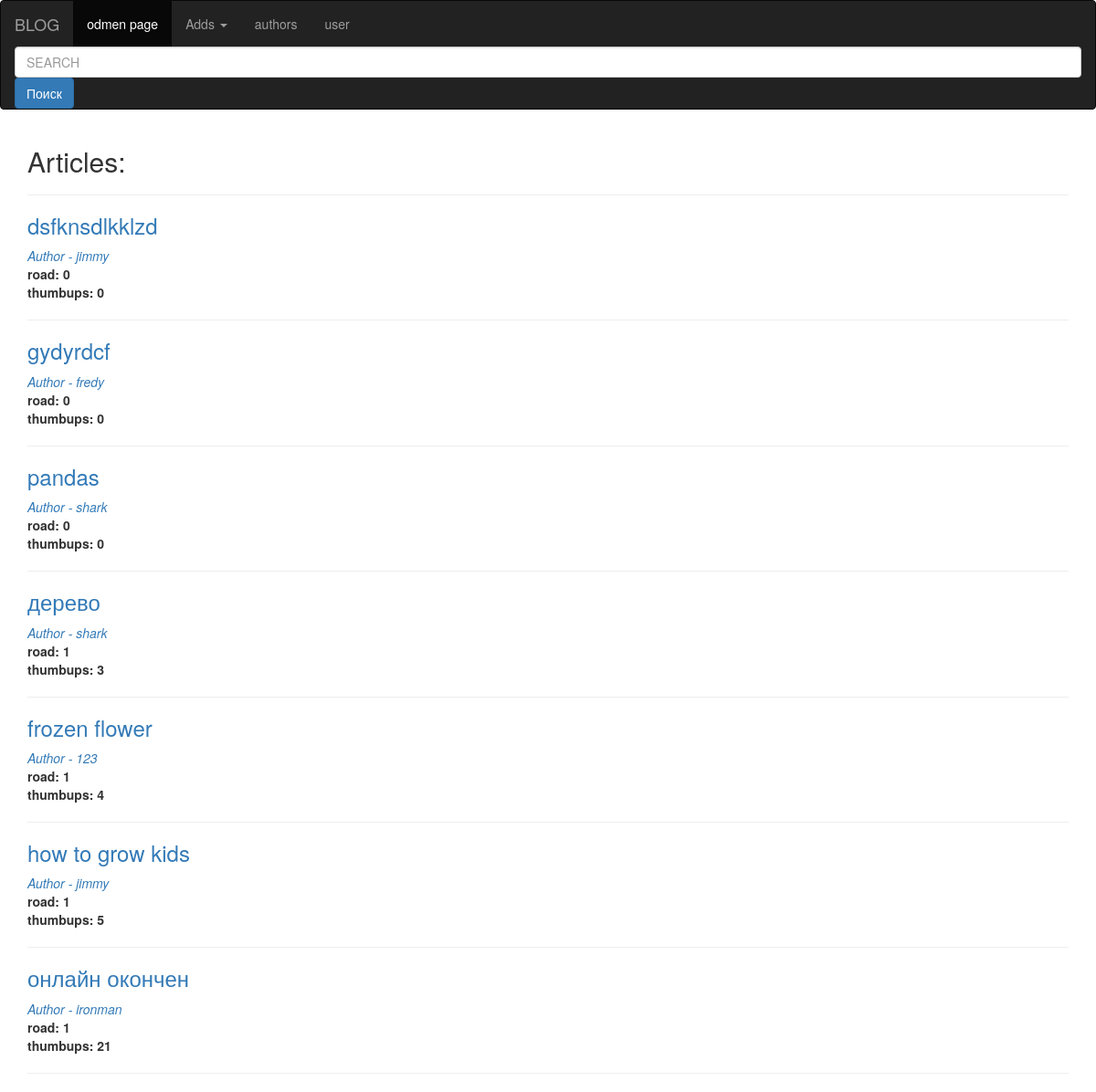
The app's page /, older data.
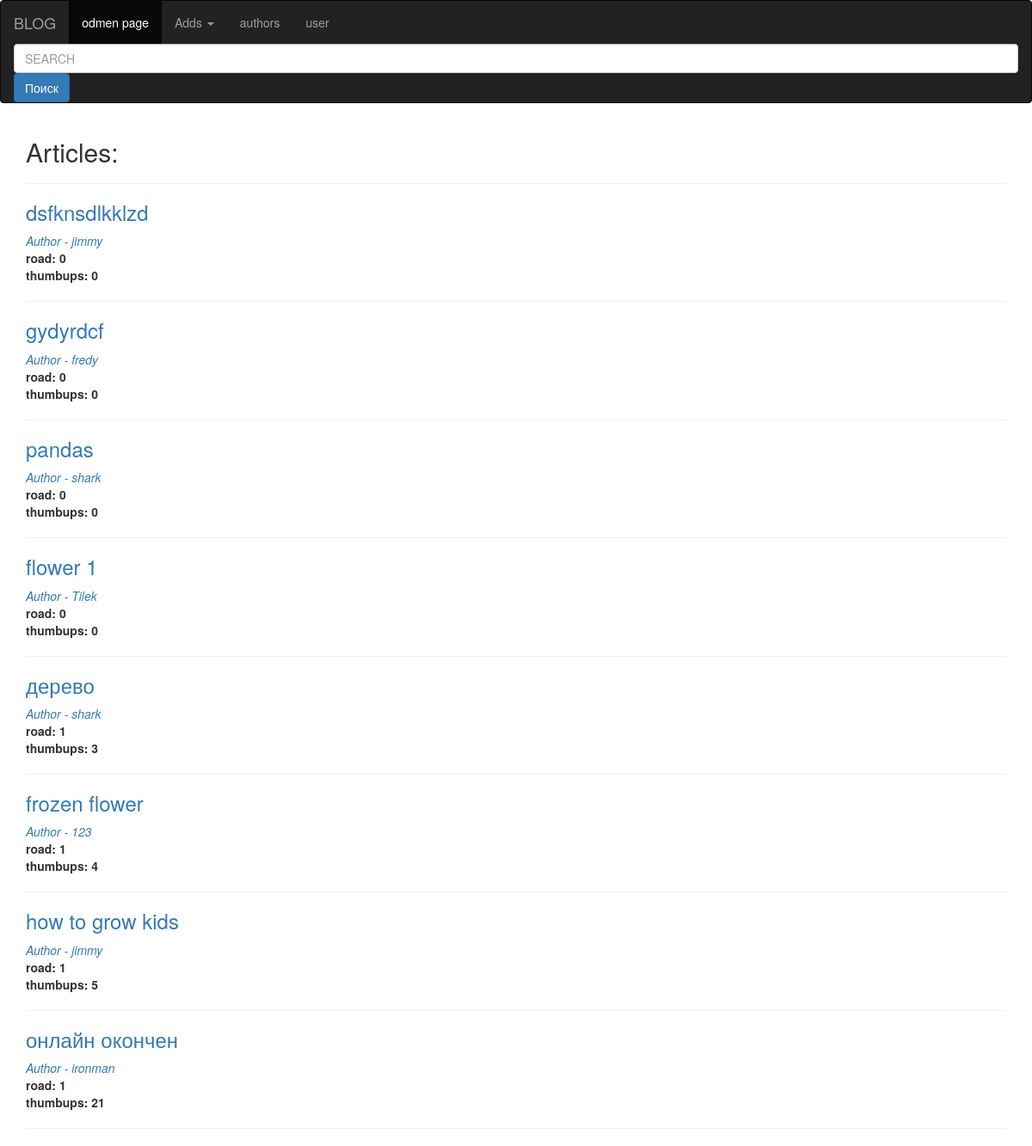
The same page, newer data.
### article/models.py (models this page shows, shortened)
class Article(models.Model):
    title = models.CharField(max_length=255)
    text = models.TextField()
    likes = models.IntegerField(default=0)
    active = models.BooleanField(default=True)
    author = models.ForeignKey(
    to=Author,
    on_delete=models.CASCADE,
    related_name="articles",
    null=True,
    blank=True
    )
    picture = models.ImageField(null=True,blank=True,upload_to="articles/" + str(datetime.today().strftime("%y%m%d")))
    dislikes = models.IntegerField(default=0)
    views = models.IntegerField(default=0)
    reposts = models.IntegerField(default=0)
    tag = models.ManyToManyField("Tag", blank = True, related_name="article")
    publication_date = models.DateTimeField(auto_now_add=True)
    update_date = models.DateTimeField(auto_now=True)
    readers = models.ManyToManyField(to=User, related_name="articles",blank=True)
    class Meta:
            verbose_name = "артикл"
            verbose_name_plural = "артиклы"
            ordering = ['-publication_date']

class Author(models.Model):
    name = models.CharField(max_length=255)
    photo = models.ImageField(upload_to="author_photo", null=True, blank=True)
    user = models.OneToOneField(to=User, on_delete=models.CASCADE, related_name="author",
    null=True, blank=True
    )
    def __str__(self):
        return self.name
    class Meta:
            verbose_name = "автор"
            verbose_name_plural = "авторы"

### article/views.py (the view, shortened to what this page needs)
# urls.py: path("",homepage, name="homepage"),
def homepage(request):
    if request.method == 'POST':
        key = request.POST.get('key_word')
        article = Article.objects.filter(Q(active=True), Q(title__contains=key)
            | Q(text__contains=key) | Q(tag__name__contains=key)
                | Q(reader__username__contains=key) | Q(comment__text__contains=key) | Q(picture__name__contains=key))
        articles = articles.objects.distinct()
    else:
        print(request.GET)
        articles = Article.objects.filter(active=True).order_by("likes")
    return render(request, "article/homepage.html", {"articles":articles})

### article/templates/article/homepage.html
{% extends "base.html" %}
{% load static %}
{%block content%}
<h2>Articles:</h2>
<hr>
{% for a in articles %}
    <h3><a href="{% url 'article' a.id %}">{{ a.title }}</a></i></h3>
    <a href="{% url 'profile' a.author.pk %}"><i> Author - {{ a.author }} </i></a>
    <br>
    <b>road: {{ a.readers.count }}</b>
    <br>
    <b>thumbups: {{ a.likes }}</b>
    <hr>
{% endfor %}
{% endblock %}

Row changes from the older to the newer data that the page shows:
added Article: title "flower 1", author "Tilek", readers.count "0", likes "0"
